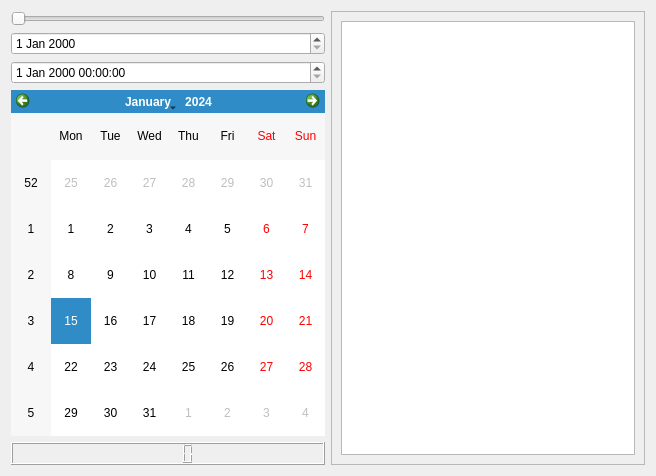
<?xml version="1.0" encoding="UTF-8"?>
<ui version="4.0">
 <class>FormThirdView</class>
 <widget class="QWidget" name="FormThirdView">
  <property name="geometry">
   <rect>
    <x>0</x>
    <y>0</y>
    <width>656</width>
    <height>476</height>
   </rect>
  </property>
  <property name="windowTitle">
   <string>Form</string>
  </property>
  <layout class="QHBoxLayout" name="horizontalLayout">
   <item>
    <layout class="QVBoxLayout" name="verticalLayout">
     <item>
      <widget class="QSlider" name="horizontalSlider">
       <property name="orientation">
        <enum>Qt::Horizontal</enum>
       </property>
      </widget>
     </item>
     <item>
      <widget class="QDateEdit" name="dateEdit"/>
     </item>
     <item>
      <widget class="QDateTimeEdit" name="dateTimeEdit"/>
     </item>
     <item>
      <widget class="QCalendarWidget" name="calendarWidget"/>
     </item>
     <item>
      <widget class="QLCDNumber" name="lcdNumber"/>
     </item>
    </layout>
   </item>
   <item>
    <widget class="QScrollArea" name="scrollArea">
     <property name="widgetResizable">
      <bool>true</bool>
     </property>
     <widget class="QWidget" name="scrollAreaWidgetContents">
      <property name="geometry">
       <rect>
        <x>0</x>
        <y>0</y>
        <width>314</width>
        <height>456</height>
       </rect>
      </property>
      <layout class="QVBoxLayout" name="verticalLayout_2">
       <item>
        <widget class="QTextEdit" name="textEdit"/>
       </item>
      </layout>
     </widget>
    </widget>
   </item>
  </layout>
 </widget>
 <resources/>
 <connections/>
</ui>
